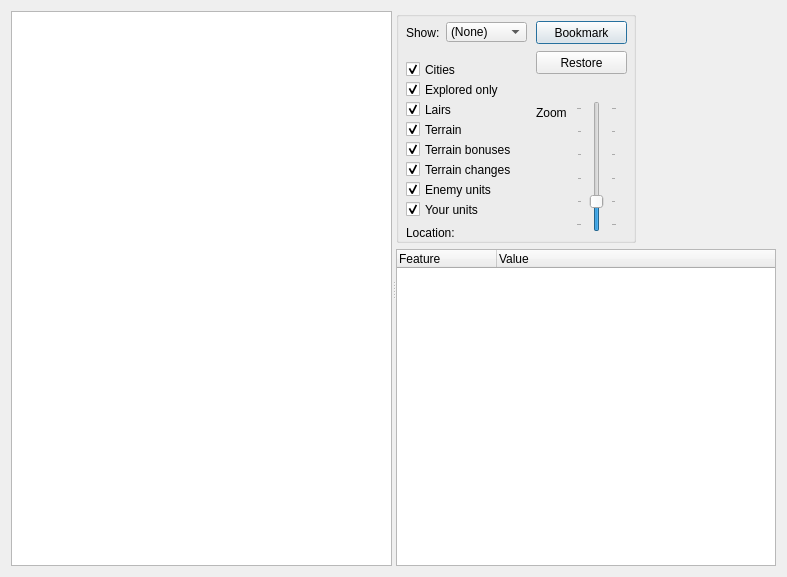
<?xml version="1.0" encoding="UTF-8"?>
<ui version="4.0">
 <class>DialogBuildTree</class>
 <widget class="QDialog" name="DialogBuildTree">
  <property name="geometry">
   <rect>
    <x>0</x>
    <y>0</y>
    <width>787</width>
    <height>577</height>
   </rect>
  </property>
  <property name="windowTitle">
   <string>Building Tree</string>
  </property>
  <layout class="QGridLayout" name="gridLayout">
   <item row="0" column="0">
    <widget class="QSplitter" name="splitter">
     <property name="orientation">
      <enum>Qt::Horizontal</enum>
     </property>
     <widget class="QMapGraphicsView" name="graphicsView">
      <property name="backgroundBrush">
       <brush brushstyle="SolidPattern">
        <color alpha="255">
         <red>240</red>
         <green>240</green>
         <blue>240</blue>
        </color>
       </brush>
      </property>
      <property name="renderHints">
       <set>QPainter::Antialiasing|QPainter::TextAntialiasing</set>
      </property>
      <property name="resizeAnchor">
       <enum>QGraphicsView::AnchorViewCenter</enum>
      </property>
     </widget>
     <widget class="QWidget" name="layoutWidget">
      <layout class="QVBoxLayout" name="verticalLayout">
       <item>
        <widget class="QGroupBox" name="groupBox">
         <property name="sizePolicy">
          <sizepolicy hsizetype="Fixed" vsizetype="Fixed">
           <horstretch>0</horstretch>
           <verstretch>0</verstretch>
          </sizepolicy>
         </property>
         <property name="minimumSize">
          <size>
           <width>240</width>
           <height>232</height>
          </size>
         </property>
         <property name="maximumSize">
          <size>
           <width>240</width>
           <height>232</height>
          </size>
         </property>
         <property name="title">
          <string/>
         </property>
         <widget class="QCheckBox" name="checkBox_TerrainBonuses">
          <property name="geometry">
           <rect>
            <x>10</x>
            <y>130</y>
            <width>111</width>
            <height>17</height>
           </rect>
          </property>
          <property name="text">
           <string>Terrain bonuses</string>
          </property>
          <property name="checked">
           <bool>true</bool>
          </property>
         </widget>
         <widget class="QCheckBox" name="checkBox_Lairs">
          <property name="geometry">
           <rect>
            <x>10</x>
            <y>90</y>
            <width>61</width>
            <height>17</height>
           </rect>
          </property>
          <property name="text">
           <string>Lairs</string>
          </property>
          <property name="checked">
           <bool>true</bool>
          </property>
         </widget>
         <widget class="QCheckBox" name="checkBox_Terrain">
          <property name="geometry">
           <rect>
            <x>10</x>
            <y>110</y>
            <width>70</width>
            <height>17</height>
           </rect>
          </property>
          <property name="text">
           <string>Terrain</string>
          </property>
          <property name="checked">
           <bool>true</bool>
          </property>
         </widget>
         <widget class="QCheckBox" name="checkBox_EnemyUnits">
          <property name="geometry">
           <rect>
            <x>10</x>
            <y>170</y>
            <width>91</width>
            <height>17</height>
           </rect>
          </property>
          <property name="text">
           <string>Enemy units</string>
          </property>
          <property name="checked">
           <bool>true</bool>
          </property>
         </widget>
         <widget class="QCheckBox" name="checkBox_YourUnits">
          <property name="geometry">
           <rect>
            <x>10</x>
            <y>190</y>
            <width>81</width>
            <height>17</height>
           </rect>
          </property>
          <property name="text">
           <string>Your units</string>
          </property>
          <property name="checked">
           <bool>true</bool>
          </property>
         </widget>
         <widget class="QLabel" name="label">
          <property name="geometry">
           <rect>
            <x>10</x>
            <y>10</y>
            <width>41</width>
            <height>23</height>
           </rect>
          </property>
          <property name="text">
           <string>Show:</string>
          </property>
         </widget>
         <widget class="QComboBox" name="comboBox_Plane">
          <property name="geometry">
           <rect>
            <x>50</x>
            <y>11</y>
            <width>81</width>
            <height>20</height>
           </rect>
          </property>
          <property name="currentIndex">
           <number>0</number>
          </property>
          <item>
           <property name="text">
            <string>(None)</string>
           </property>
          </item>
          <item>
           <property name="text">
            <string>Arcanus</string>
           </property>
          </item>
          <item>
           <property name="text">
            <string>Myrror</string>
           </property>
          </item>
          <item>
           <property name="text">
            <string>Battle</string>
           </property>
          </item>
         </widget>
         <widget class="QSlider" name="verticalSlider_Zoom">
          <property name="geometry">
           <rect>
            <x>180</x>
            <y>90</y>
            <width>41</width>
            <height>131</height>
           </rect>
          </property>
          <property name="minimum">
           <number>-100</number>
          </property>
          <property name="maximum">
           <number>400</number>
          </property>
          <property name="singleStep">
           <number>10</number>
          </property>
          <property name="pageStep">
           <number>100</number>
          </property>
          <property name="orientation">
           <enum>Qt::Vertical</enum>
          </property>
          <property name="tickPosition">
           <enum>QSlider::TicksBothSides</enum>
          </property>
          <property name="tickInterval">
           <number>100</number>
          </property>
         </widget>
         <widget class="QLabel" name="label_2">
          <property name="geometry">
           <rect>
            <x>140</x>
            <y>90</y>
            <width>30</width>
            <height>23</height>
           </rect>
          </property>
          <property name="text">
           <string>Zoom:</string>
          </property>
         </widget>
         <widget class="QCheckBox" name="checkBox_TerrainChanges">
          <property name="geometry">
           <rect>
            <x>10</x>
            <y>150</y>
            <width>111</width>
            <height>17</height>
           </rect>
          </property>
          <property name="text">
           <string>Terrain changes</string>
          </property>
          <property name="checked">
           <bool>true</bool>
          </property>
         </widget>
         <widget class="QCheckBox" name="checkBox_Cities">
          <property name="geometry">
           <rect>
            <x>10</x>
            <y>50</y>
            <width>70</width>
            <height>17</height>
           </rect>
          </property>
          <property name="text">
           <string>Cities</string>
          </property>
          <property name="checked">
           <bool>true</bool>
          </property>
         </widget>
         <widget class="QCheckBox" name="checkBox_ExploredOnly">
          <property name="geometry">
           <rect>
            <x>10</x>
            <y>70</y>
            <width>101</width>
            <height>17</height>
           </rect>
          </property>
          <property name="text">
           <string>Explored only</string>
          </property>
          <property name="checked">
           <bool>true</bool>
          </property>
         </widget>
         <widget class="QLabel" name="label_Location">
          <property name="geometry">
           <rect>
            <x>10</x>
            <y>210</y>
            <width>141</width>
            <height>23</height>
           </rect>
          </property>
          <property name="text">
           <string>Location:</string>
          </property>
         </widget>
         <widget class="QPushButton" name="pushButton_SaveBookmark">
          <property name="geometry">
           <rect>
            <x>140</x>
            <y>10</y>
            <width>91</width>
            <height>23</height>
           </rect>
          </property>
          <property name="text">
           <string>Bookmark</string>
          </property>
         </widget>
         <widget class="QPushButton" name="pushButton_RestoreBookmark">
          <property name="geometry">
           <rect>
            <x>140</x>
            <y>40</y>
            <width>91</width>
            <height>23</height>
           </rect>
          </property>
          <property name="text">
           <string>Restore</string>
          </property>
         </widget>
        </widget>
       </item>
       <item>
        <widget class="QTreeWidget" name="treeWidget_Tile">
         <property name="sizePolicy">
          <sizepolicy hsizetype="Expanding" vsizetype="Expanding">
           <horstretch>0</horstretch>
           <verstretch>0</verstretch>
          </sizepolicy>
         </property>
         <property name="contextMenuPolicy">
          <enum>Qt::CustomContextMenu</enum>
         </property>
         <property name="editTriggers">
          <set>QAbstractItemView::AnyKeyPressed|QAbstractItemView::DoubleClicked|QAbstractItemView::EditKeyPressed|QAbstractItemView::SelectedClicked</set>
         </property>
         <property name="alternatingRowColors">
          <bool>false</bool>
         </property>
         <column>
          <property name="text">
           <string>Feature</string>
          </property>
         </column>
         <column>
          <property name="text">
           <string>Value</string>
          </property>
         </column>
        </widget>
       </item>
      </layout>
     </widget>
    </widget>
   </item>
  </layout>
 </widget>
 <customwidgets>
  <customwidget>
   <class>QMapGraphicsView</class>
   <extends>QGraphicsView</extends>
   <header>QMapGraphicsView.h</header>
  </customwidget>
 </customwidgets>
 <resources/>
 <connections/>
</ui>
